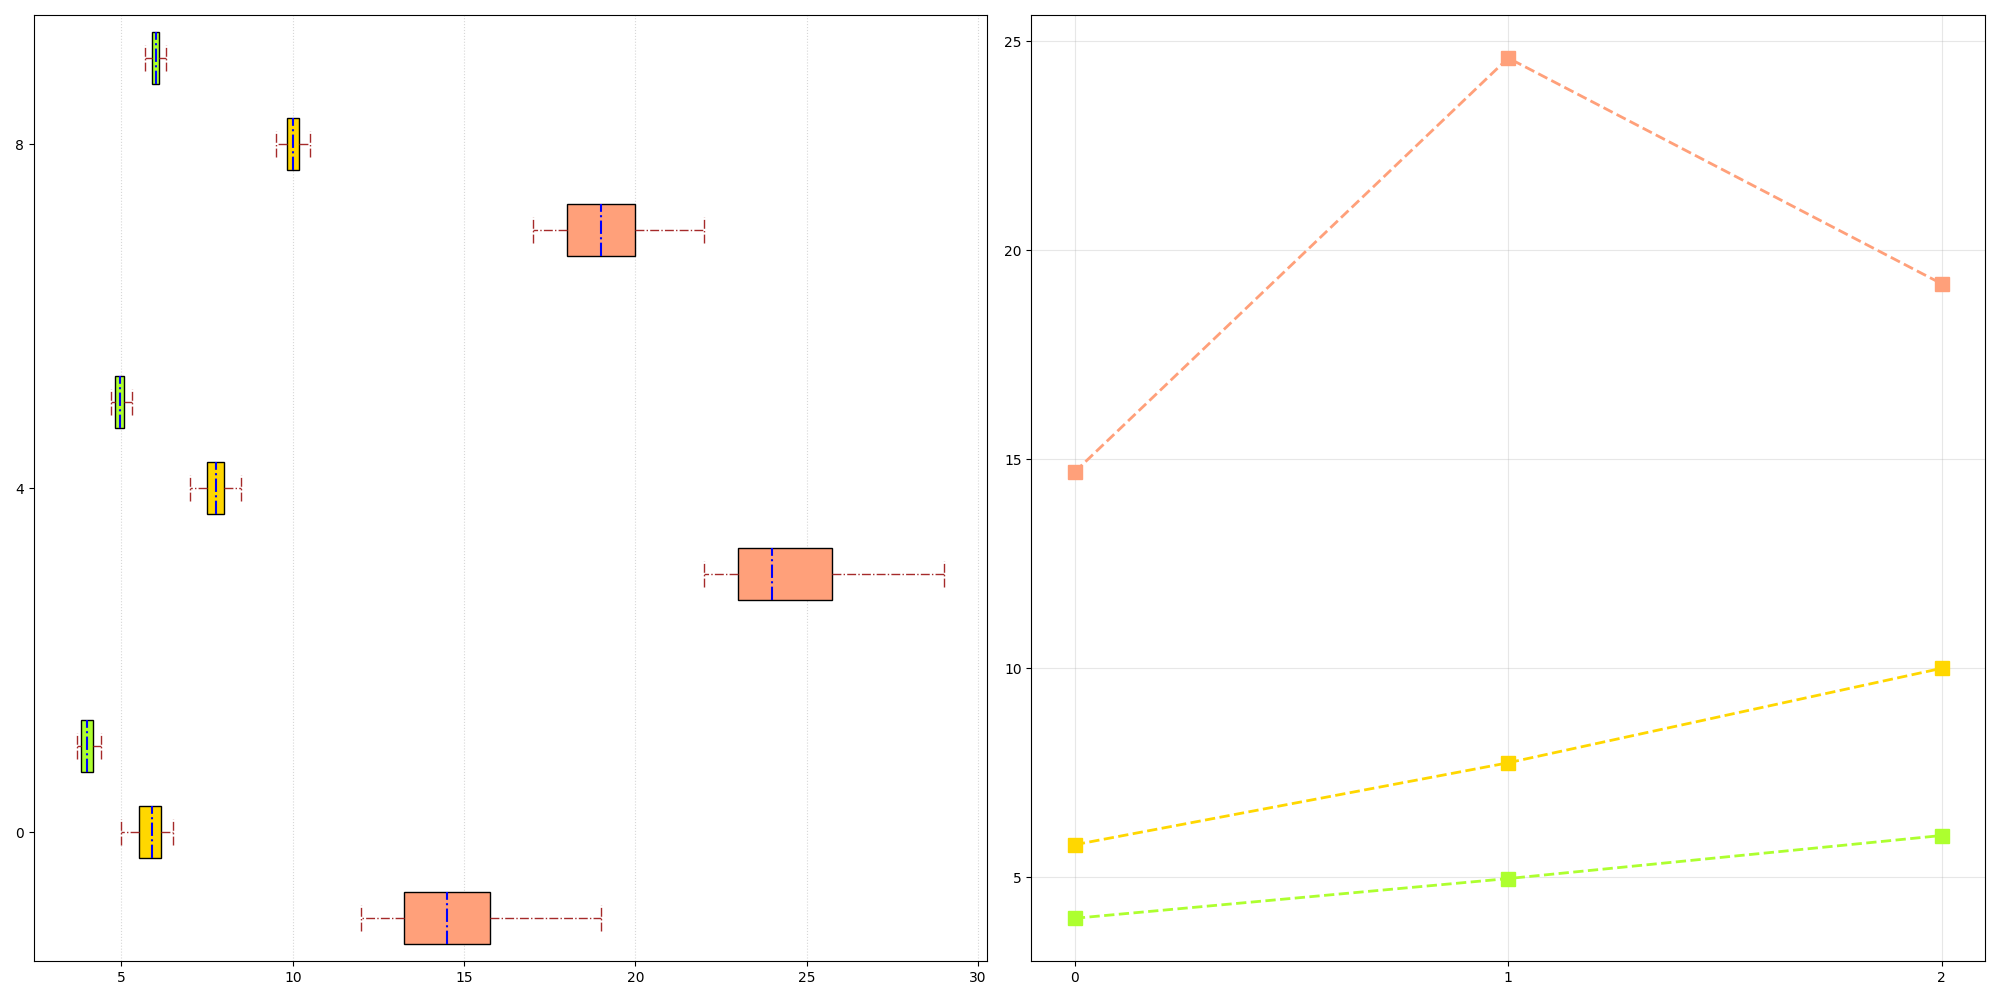

This chart was generated by the following Python code:
import matplotlib.pyplot as plt
import numpy as np

# Data for crop yields (in kg) over three seasons: spring, summer, and autumn
tomato_yields = [
    [12, 15, 14, 13, 12, 16, 17, 19, 14, 15], # Spring
    [22, 24, 23, 25, 22, 28, 29, 26, 24, 23], # Summer
    [18, 19, 20, 17, 19, 18, 21, 22, 20, 18]  # Autumn
]

carrot_yields = [
    [5, 6, 5.5, 6.2, 6.5, 5.8, 6.3, 5, 5.5, 6], # Spring
    [7, 7.5, 8, 7.8, 7.5, 7.2, 8.5, 8, 7.7, 8.2], # Summer
    [10, 9.8, 10.2, 9.5, 10, 10.1, 9.7, 10.3, 10.5, 9.9] # Autumn
]

lettuce_yields = [
    [4, 3.8, 4.2, 4.1, 4, 3.9, 4.3, 3.7, 4.4, 3.8], # Spring
    [5, 4.8, 4.9, 5.2, 4.9, 4.7, 5.3, 5, 5.1, 4.8], # Summer
    [6, 5.8, 6.1, 5.9, 6, 5.7, 6.2, 5.9, 6.3, 6.1]  # Autumn
]

data = [tomato_yields, carrot_yields, lettuce_yields]
seasons = ["Spring", "Summer", "Autumn"]
colors = ['#FFA07A', '#FFD700', '#ADFF2F']

fig, axes = plt.subplots(1, 2, figsize=(20, 10))
positions = np.array(range(len(seasons))) * 4

# Horizontal Box Plot
for i, yields in enumerate(data):
    pos = positions + i
    bp = axes[0].boxplot(yields, positions=pos, widths=0.6, patch_artist=True, notch=False, vert=False)
    for patch, color in zip(bp['boxes'], [colors[i]] * len(seasons)):
        patch.set_facecolor(color)
    for whisker in bp['whiskers']:
        whisker.set(color='brown', linestyle='-.', linewidth=1)
    for cap in bp['caps']:
        cap.set(color='brown', linestyle='-.', linewidth=1)
    for median in bp['medians']:
        median.set(color='blue', linewidth=1.5, linestyle='-.')

axes[0].set_yticks(positions + 1)
axes[0].grid(axis='x', linestyle=':', alpha=0.5)

# Line Plot for average yields
seasonal_averages = {
    'Spring': [
        np.mean(tomato_yields[0]), 
        np.mean(carrot_yields[0]), 
        np.mean(lettuce_yields[0])
    ],
    'Summer': [
        np.mean(tomato_yields[1]), 
        np.mean(carrot_yields[1]), 
        np.mean(lettuce_yields[1])
    ],
    'Autumn': [
        np.mean(tomato_yields[2]), 
        np.mean(carrot_yields[2]), 
        np.mean(lettuce_yields[2])
    ]
}

x_pos = np.arange(len(seasons))
average_values = [
    [season[0] for season in seasonal_averages.values()],
    [season[1] for season in seasonal_averages.values()],
    [season[2] for season in seasonal_averages.values()]
]

for i in range(len(colors)):
    axes[1].plot(x_pos, average_values[i], marker='s', linestyle='--', linewidth=2, markersize=10, color=colors[i])

axes[1].set_xticks(x_pos)
axes[1].grid(axis='both', linestyle='-', alpha=0.3)

plt.tight_layout()
plt.show()
